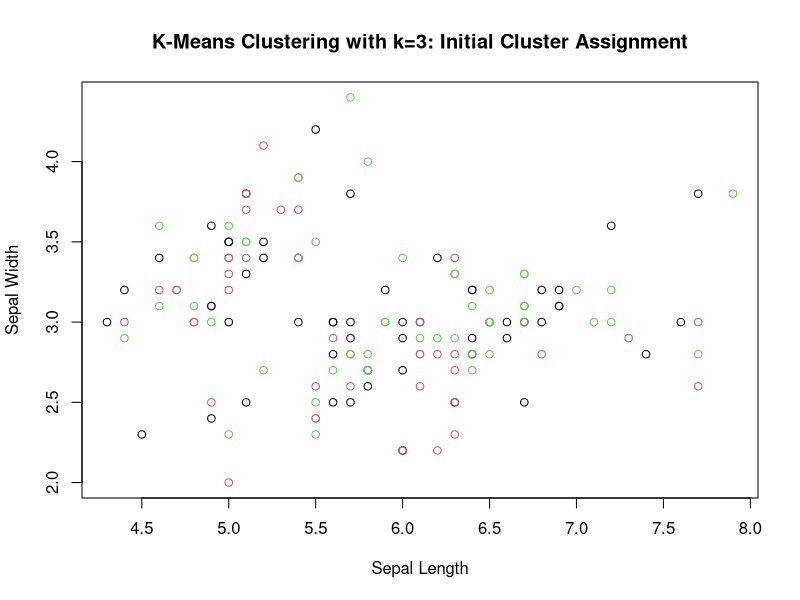
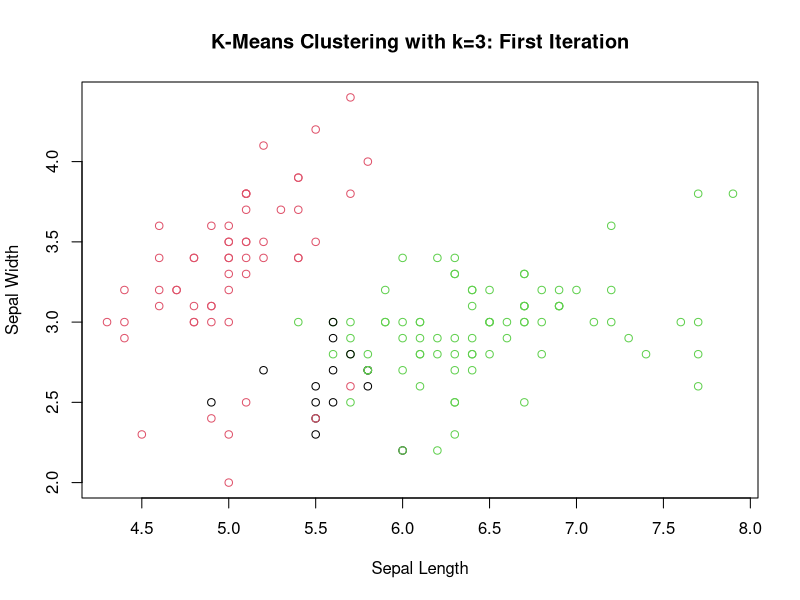
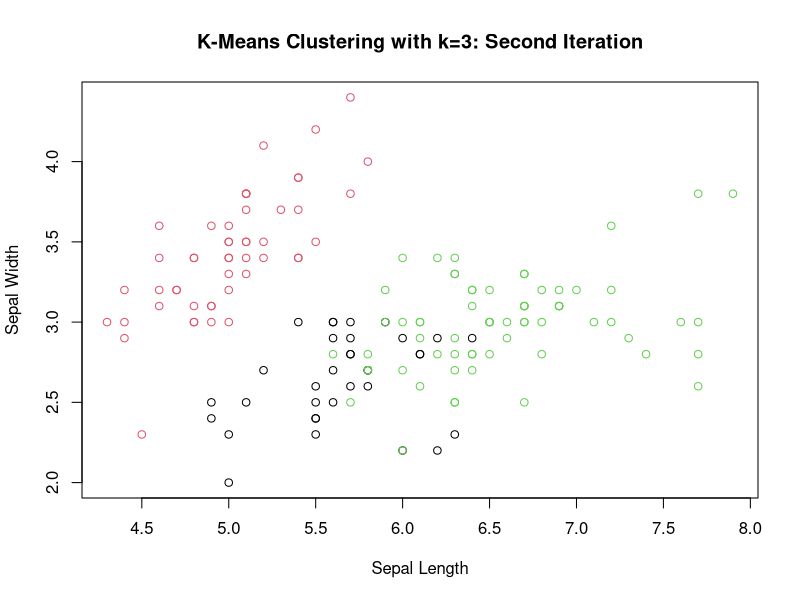
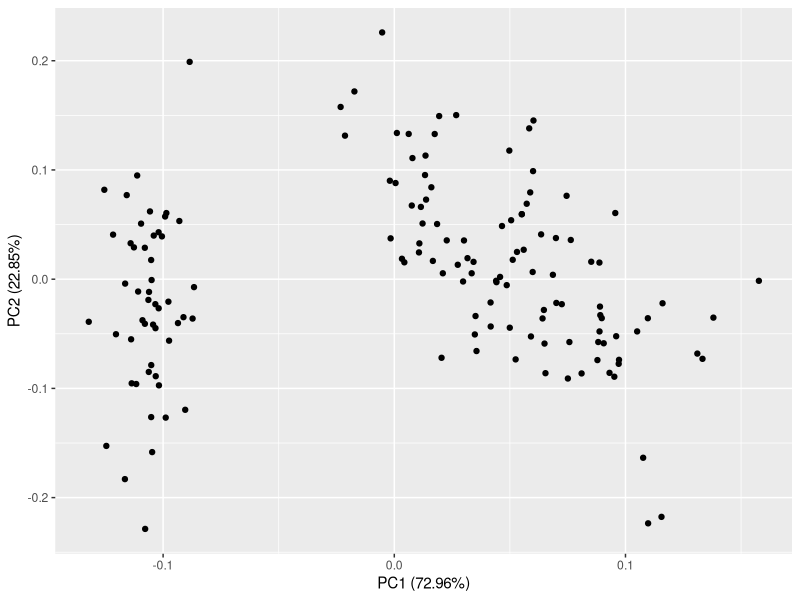
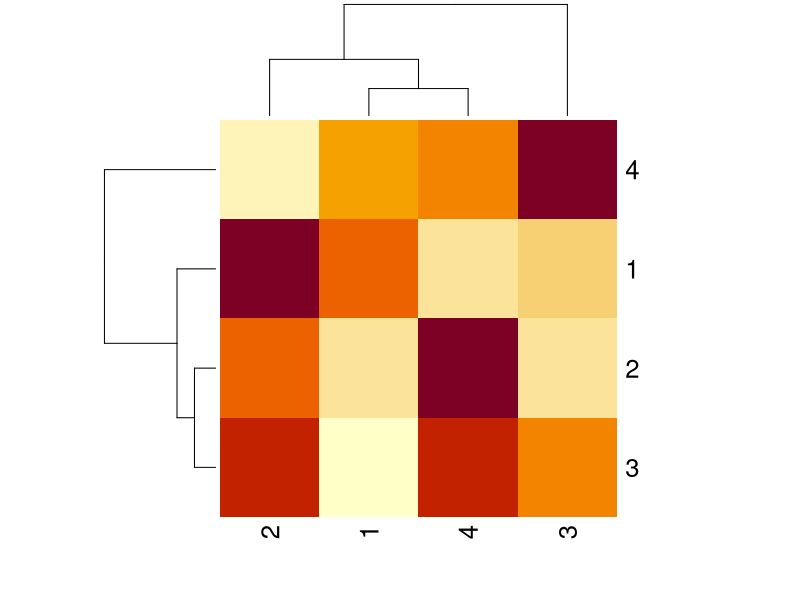
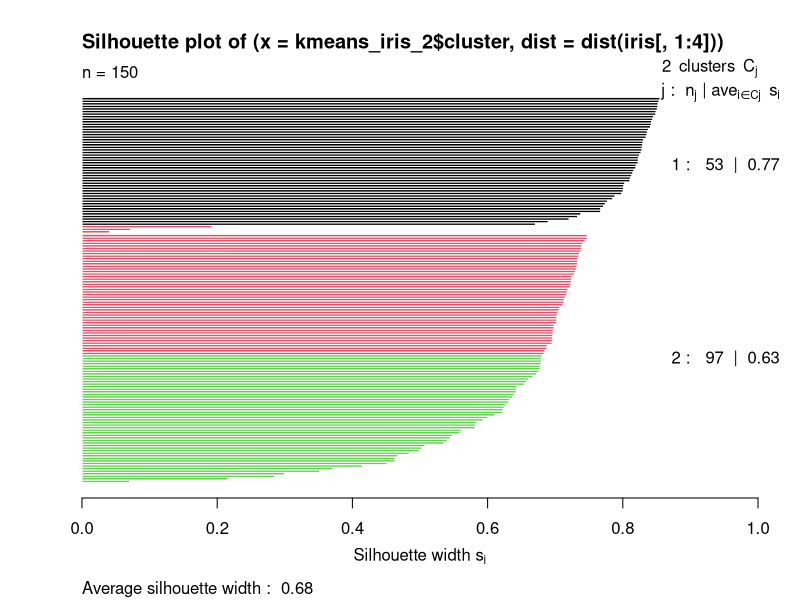
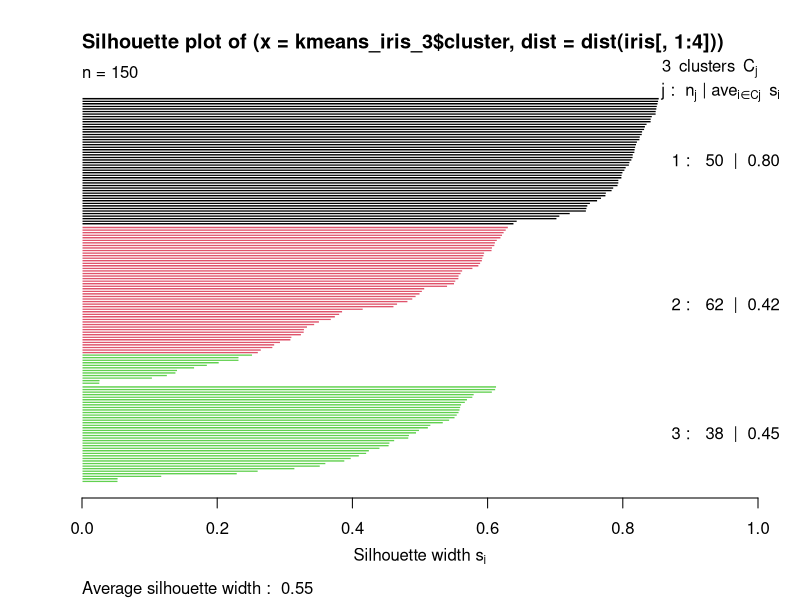
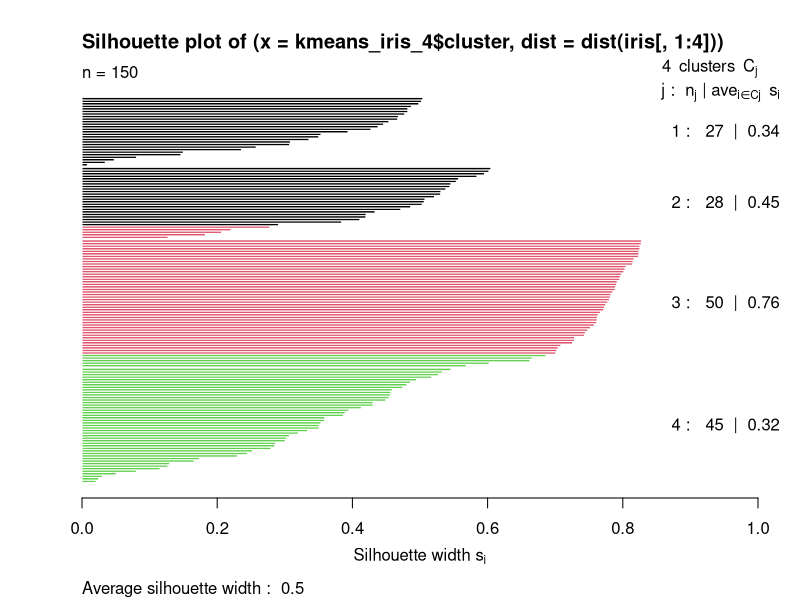

The R script that drew these images, in order:
## ---- chunk 1
# Loading libraries
library(ggplot2)
library(fastICA)
library(tidyverse)
library(ggfortify)
library(cluster)
## ---- chunk 2
data(iris)
#You can choose however many clusters you want
head(iris)
## ---- chunk 3
# Dropped "species" column
iris_subset <- select(iris, -"Species")
head(iris_subset, n = 3)
## ---- chunk 4
# Use set.seed function so data is replicable
set.seed(4)

# K = 3
# Randomly assign each data point to a number from 1-3
iris_subset$Cluster <- sample(1:3, nrow(iris), replace = TRUE)

# First Iteration

# Compute cluster centroid
# There are 4 variables, so the centroids will be vectors of length 4
cluster_1 <- filter(iris_subset, Cluster == 1)
cluster_2 <- filter(iris_subset, Cluster == 2)
cluster_3 <- filter(iris_subset, Cluster == 3)

a <- as.vector(apply(cluster_1, 2, mean)[1:4])
b <- as.vector(apply(cluster_2, 2, mean)[1:4])
c <- as.vector(apply(cluster_3, 2, mean)[1:4])

# Euclidean distance of each point from each centroid
d <- sqrt(((iris_subset[1]-a[1])^2)+((iris_subset[2]-a[2])^2)+((iris_subset[3]-a[3])^2)+((iris_subset[4]-a[4])^2))
e <- sqrt(((iris_subset[1]-b[1])^2)+((iris_subset[2]-b[2])^2)+((iris_subset[3]-b[3])^2)+((iris_subset[4]-b[4])^2))
f <- sqrt(((iris_subset[1]-c[1])^2)+((iris_subset[2]-c[2])^2)+((iris_subset[3]-c[3])^2)+((iris_subset[4]-c[4])^2))

df <- data.frame(d,e,f)

# Finds minimum distance
iris_subset$Min_dist_1 <- apply(df, 1, min)

# Assigns to new cluster
iris_subset$Cluster_2 <- apply(df, 1, which.min)

# Second Iteration

# Computer cluster centroid
cluster_1.1 <- filter(iris_subset, Cluster_2 == 1)
cluster_2.1 <- filter(iris_subset, Cluster_2 == 2)
cluster_3.1 <- filter(iris_subset, Cluster_2 == 3)

g <- as.vector(apply(cluster_1.1, 2, mean)[1:4])
h <- as.vector(apply(cluster_2.1, 2, mean)[1:4])
i <- as.vector(apply(cluster_3.1, 2, mean)[1:4])

j <- sqrt(((iris_subset[1] - g[1])^2)+((iris_subset[2] - g[2])^2)+((iris_subset[3] - g[3])^2)+((iris_subset[4] - g[4])^2))
k <- sqrt(((iris_subset[1] - h[1])^2)+((iris_subset[2] - h[2])^2)+((iris_subset[3] - h[3])^2)+((iris_subset[4] - h[4])^2))
l <- sqrt(((iris_subset[1] - i[1])^2)+((iris_subset[2] - i[2])^2)+((iris_subset[3] - i[3])^2)+((iris_subset[4] - i[4])^2))

df1 <- data.frame(j, k, l)

# Finds Minimum Distance
iris_subset$Min_dist_2 <- apply(df1, 1, min)

# Assigns to new cluster
iris_subset$Cluster_3 <- apply(df1, 1, which.min)

# Displays clusters in each iteration
iris_clusters <- select(iris_subset, -c("Min_dist_1","Min_dist_2"))
iris_clusters                     
## ---- chunk 5
# Plotting first two variables to get an idea of clusters, although would have used principal component analysis if prompted, will not show output

plot(iris_subset$Sepal.Length, iris_subset$Sepal.Width, col=iris_subset$Cluster, main = "K-Means Clustering with k=3: Initial Cluster Assignment", xlab = "Sepal Length", ylab = "Sepal Width")
plot(iris_subset$Sepal.Length, iris_subset$Sepal.Width, col=iris_subset$Cluster_2, main = "K-Means Clustering with k=3: First Iteration", xlab = "Sepal Length", ylab = "Sepal Width")
plot(iris_subset$Sepal.Length, iris_subset$Sepal.Width, col=iris_subset$Cluster_3, main = "K-Means Clustering with k=3: Second Iteration", xlab = "Sepal Length", ylab = "Sepal Width")
## ---- chunk 6
# Converting data into matrix 
iris_pca <- data.matrix(iris[,1:4])

# Running PCA
pr_iris <- prcomp(iris_pca, scale.=TRUE)
pr_iris

# Plotting 
autoplot(prcomp(iris_pca, scale.=TRUE))

# Calculating percent variance explained by each principle component to check plot labels

# Variance of each principle component
pr_iris$sdev^2

# Sum of variance of each principle component
sum(pr_iris$sdev^2)

# Percent variance each principle component describes.
per_var <- pr_iris$sdev^2/sum(pr_iris$sdev^2)

# Isolating PC1 and PC2, which cumulatively describe 95.81% of the variance. PC1 describes 72.96% of the variance, and PC2 describes 22.85% of the variance. 
per_var[1:2]
## ---- chunk 7
iris_ica <- data.matrix(iris[,1:4])
ica_output <- fastICA(iris_ica, 4, fun = "logcosh", alpha = 1, row.norm = FALSE, maxit = 200, tol = 0.0001, verbose = FALSE)
ica_output
## ---- chunk 8
# Plotting as heatmap
heatmap(ica_output$A)
## ---- chunk 9
# Running k-means
set.seed(4)

# Trying with two clusters
kmeans_iris_2 <- kmeans(iris[,1:4], 2)

a <- silhouette(kmeans_iris_2$cluster, dist(iris[,1:4]))

plot(a, col=iris$Species)

# Trying with three clusters
kmeans_iris_3 <- kmeans(iris[,1:4], 3)

b <- silhouette(kmeans_iris_3$cluster, dist(iris[,1:4]))

plot(b, col=iris$Species)

# Trying with four clusters
kmeans_iris_4 <- kmeans(iris[,1:4], 4)

c <- silhouette(kmeans_iris_4$cluster, dist(iris[,1:4]))

plot(c, col=iris$Species)

# Checking which species are in which cluster
levels(iris$Species)
palette()

# Per silhouette analysis, two clusters results in the highest average silhouette width. The data cluster somewhat by species, in that one species (setosa) is in the first cluster, and the remaining two species (versicolor and virginica) are in the second cluster; however, the clusters do not each represent a species.

# Running K means with two clusters
kmeans_iris_2 <- kmeans(iris[,1:4], 2)
kmeans_iris_2

# PCA plot colored by species
autoplot(prcomp(iris_pca, scale.=TRUE), data = iris, col = "Species")
## ---- chunk 10
# First linkage type and distance metric
iris_dist <- dist(iris[,1:4], method = "manhattan")
iris_dend <- hclust(iris_dist, method = "average")
plot(iris_dend)

# Second linkage type and distance metric
iris_dist_2 <- dist(iris[,1:4], method = "euclidean")
iris_dend_2 <- hclust(iris_dist_2, method = "complete")
plot(iris_dend_2)
## ---- chunk 11
# Trying two different cut points
plot(iris_dend_2)
rect.hclust(iris_dend_2, k = 3)

plot(iris_dend_2)
rect.hclust(iris_dend_2, k = 2)
## ---- chunk 12
# Coloring PCA plot according to clustering
tree <- cutree(iris_dend_2, k = 3)
autoplot(prcomp(iris_pca, scale.=TRUE), data = iris, col = tree)

tree_2 <- cutree(iris_dend_2, k = 2)
autoplot(prcomp(iris_pca, scale.=TRUE), data = iris, col = tree_2)
